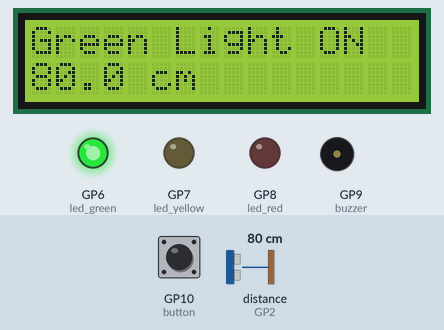
Simulated run of this program. Board: Raspberry Pi Pico running MicroPython. Shown: 16×2 character LCD, output pins drawn as LEDs (lit = HIGH), buzzer (waves = sounding). The inputs (shaded band) are chosen by the test bench; at power-on: distance to the obstacle (sensor on GP2) 80 cm, GP10 (button) LOW. The echo pulse lasts 58.3 µs per cm; pins used as bus, display or sensor lines are not drawn.

Above: at 1.2 s.
1.3 s: distance to the obstacle (sensor on GP2) set to 33 cm
At 2.0 s:
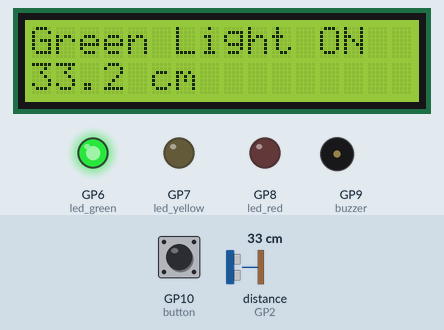
4.4 s: distance to the obstacle (sensor on GP2) set to 26 cm
At 5.7 s:
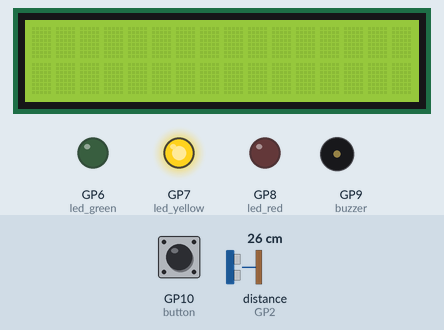
7.5 s: distance to the obstacle (sensor on GP2) set to 22 cm
At 9.3 s:
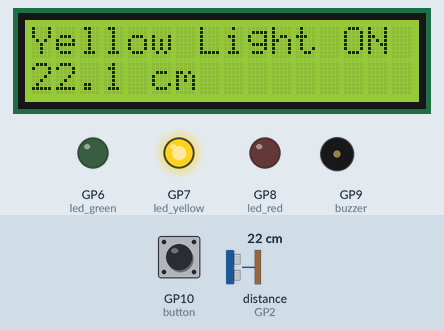
10.6 s: distance to the obstacle (sensor on GP2) set to 17 cm
At 11.18 s:
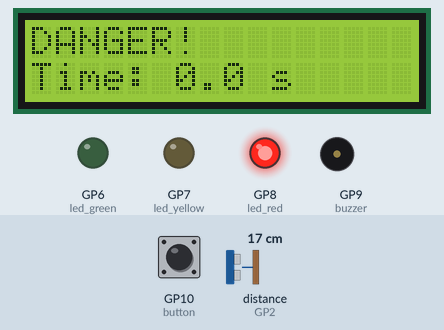
Timing chart, 0 to 13.8 s (numbered marks = the images above; inputs shaded):
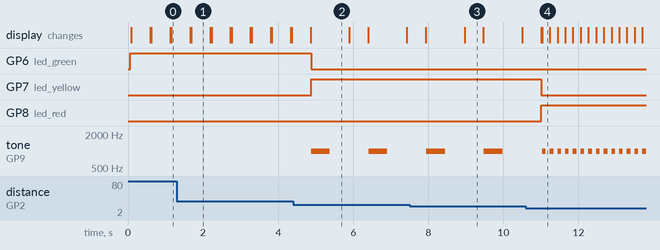

Measured:
- the behaviour switches between 30 and 29 cm on distance to the obstacle (sensor on GP2) (found by bisection; images 1 and 2)
- the behaviour switches between 20 and 19 cm on distance to the obstacle (sensor on GP2) (found by bisection; images 3 and 4)
- after the input at 1.3 s, the display: first differs from a run without the input after 0.39 s (image 1)
- after the input at 4.4 s, GP6 (led_green): HIGH → LOW after 0.48 s; GP7 (led_yellow): LOW → HIGH after 0.48 s; tone on GP9 (buzzer): alternates 1000 Hz for 0.50 s and silent for 1.0 s, starting after 0.48 s
- after the input at 7.5 s, the display: first differs from a run without the input after 1.5 s (image 3)
- after the input at 10.6 s, GP7 (led_yellow): HIGH → LOW after 0.41 s; GP8 (led_red): LOW → HIGH after 0.41 s; tone on GP9 (buzzer): alternates 1000 Hz for 0.10 s and silent for 0.11 s, starting after 0.53 s; the display: first differs from a run without the input after 0.43 s (image 4)
- what the display in image 1 shows lasts 0.5 s, from 1.7 s to 2.2 s

The program:

lab1.py
```python
# LAB 1: Reaction Time Game
# Raspberry Pi Pico MicroPython Code

from machine import Pin, PWM, I2C
import utime
from lcd_api import LcdApi
from pico_i2c_lcd import I2cLcd

trig = Pin(3, Pin.OUT)
echo = Pin(2, Pin.IN)

led_green = Pin(6, Pin.OUT)
led_yellow = Pin(7, Pin.OUT)
led_red = Pin(8, Pin.OUT)

buzzer = PWM(Pin(9))
button = Pin(10, Pin.IN, Pin.PULL_DOWN)

i2c = I2C(0, sda=Pin(0), scl=Pin(1), freq=400000)
I2C_ADDR = 0x27

lcd = I2cLcd(i2c, I2C_ADDR, 2, 16)

def get_distance():
    trig.low()
    utime.sleep_us(2)
    trig.high()
    utime.sleep_us(10)
    trig.low()

    while echo.value() == 0:
        start = utime.ticks_us()
    while echo.value() == 1:
        end = utime.ticks_us()

    duration = utime.ticks_diff(end, start)
    return (duration * 0.0343) / 2

def buzzer_beep(speed):
    buzzer.freq(1000)
    buzzer.duty_u16(30000)
    utime.sleep(speed)
    buzzer.duty_u16(0)
    utime.sleep(speed)

def clear_leds():
    led_green.low()
    led_yellow.low()
    led_red.low()

while True:
    distance = get_distance()
    lcd.clear()
    clear_leds()

    if distance > 30:
        led_green.toggle()
        lcd.putstr("Green Light ON\n{:.1f} cm".format(distance))
        utime.sleep(0.5)

    elif 20 < distance <= 30:
        led_yellow.toggle()
        buzzer_beep(0.5)
        lcd.putstr("Yellow Light ON\n{:.1f} cm".format(distance))
        utime.sleep(0.5)

    else:
        led_red.high()
        start_time = utime.ticks_ms()
        lcd.putstr("DANGER!\nTime: 0.0 s")

        while button.value() == 0:
            buzzer_beep(0.1)
            elapsed = (utime.ticks_ms() - start_time) / 1000
            lcd.move_to(6, 1)
            lcd.putstr("{:.1f} s".format(elapsed))

        reaction_time = (utime.ticks_ms() - start_time) / 1000
        buzzer.duty_u16(0)
        lcd.clear()
        lcd.putstr("Reaction Time:\n{:.2f} s".format(reaction_time))
        utime.sleep(5)

        for i in range(10, 0, -1):
            lcd.clear()
            lcd.putstr("Resuming in:\n{} s".format(i))
            utime.sleep(1)
```
